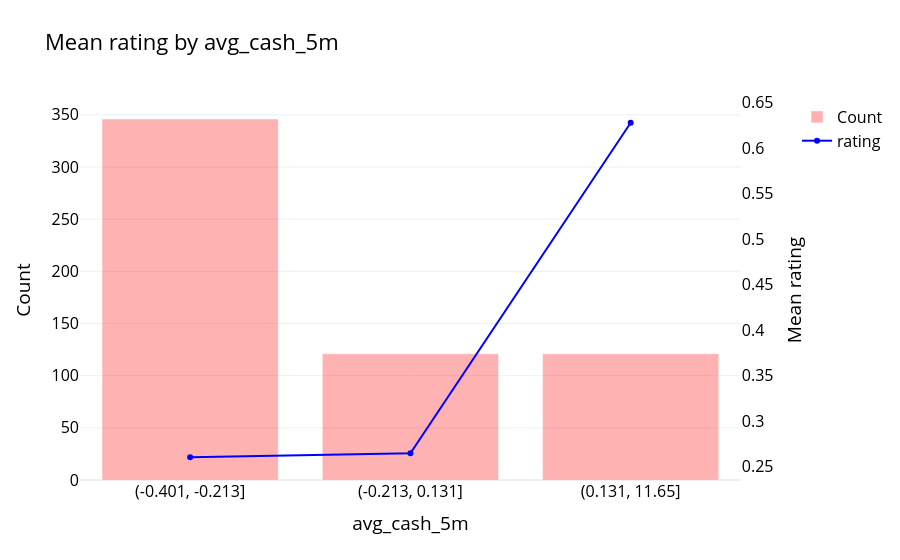

The notebook cell this image was saved under:
### Markdown cell above
## avg_cash_5m
Average of cash transaction (withdrawal and deposit) in the past 5 months

### Code cell
eda(df, "rating", "avg_cash_5m", bins = 3)

### Figure 1 — Plotly figure (JSON) as saved in the notebook; plotly's stock layout.template omitted (floating-point values rounded to 4 significant figures)
{"data": [{"marker": {"color": "red"}, "name": "Count", "opacity": 0.3, "type": "bar", "x": ["(-0.401, -0.213]", "(-0.213, 0.131]", "(0.131, 11.65]"], "y": [346, 121, 121]}, {"line": {"color": "blue"}, "mode": "lines+markers", "name": "rating", "type": "scatter", "x": ["(-0.401, -0.213]", "(-0.213, 0.131]", "(0.131, 11.65]"], "xaxis": "x", "y": [0.2601, 0.2645, 0.6281], "yaxis": "y2"}], "layout": {"font": {"color": "black", "size": 16}, "title": {"text": "Mean rating by avg_cash_5m"}, "xaxis": {"anchor": "y", "domain": [0, 0.94], "title": {"text": "avg_cash_5m"}, "type": "category"}, "yaxis": {"anchor": "x", "domain": [0, 1], "title": {"text": "Count"}}, "yaxis2": {"anchor": "x", "overlaying": "y", "showgrid": false, "side": "right", "tickmode": "auto", "title": {"text": "Mean rating"}}}}
